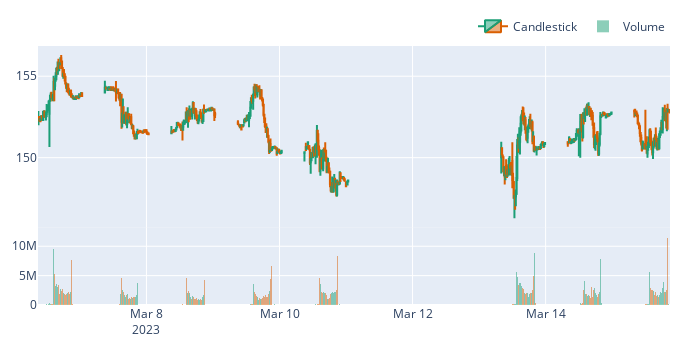

Notebook cell for this chart:
### Code cell
symbol = 'AAPL'
data = vbt.AlpacaData.download(symbol,
                               start='2023-3-05',
                               end='2023-3-16',
                               # limit=1000,
                               timeframe='15m').get()

inspect.signature(data.vbt.ohlcv.plot)
data.vbt.ohlcv.plot(plot_type='candlestick')

### Figure 1 — Plotly figure (JSON) as saved in the notebook; plotly's stock layout.template omitted (floating-point values rounded to 4 significant figures; data arrays with more than 128 entries replaced by an {"elided": "..."} marker saying what was removed)
{"data": [{"close": {"elided": "500 float values"}, "decreasing": {"line": {"color": "#d95f02"}}, "high": {"elided": "500 float values"}, "increasing": {"line": {"color": "#1b9e76"}}, "low": {"elided": "500 float values"}, "name": "Candlestick", "open": {"elided": "500 float values"}, "x": {"elided": "500 str values"}, "type": "candlestick", "uid": "44cd4a93-59d4-4b82-8a40-c4496097ed08", "xaxis": "x", "yaxis": "y"}, {"marker": {"color": {"elided": "500 str values"}, "line": {"width": 0}}, "name": "Volume", "opacity": 0.5, "x": {"elided": "500 str values"}, "y": {"elided": "500 float values"}, "type": "bar", "uid": "47e71c34-e6a5-4cc0-8483-4cea7804f217", "xaxis": "x2", "yaxis": "y2"}], "layout": {"xaxis": {"anchor": "y", "domain": [0.0, 1.0], "matches": "x2", "showticklabels": false, "rangeslider": {"visible": false}, "showgrid": true}, "yaxis": {"anchor": "x", "domain": [0.3, 1.0], "showgrid": true}, "xaxis2": {"anchor": "y2", "domain": [0.0, 1.0], "showgrid": true}, "yaxis2": {"anchor": "x2", "domain": [0.0, 0.3], "showgrid": true}, "margin": {"t": 30, "b": 30, "l": 30, "r": 30}, "legend": {"orientation": "h", "yanchor": "bottom", "y": 1.02, "xanchor": "right", "x": 1, "traceorder": "normal"}, "width": 700, "height": 350, "showlegend": true, "bargap": 0}}
